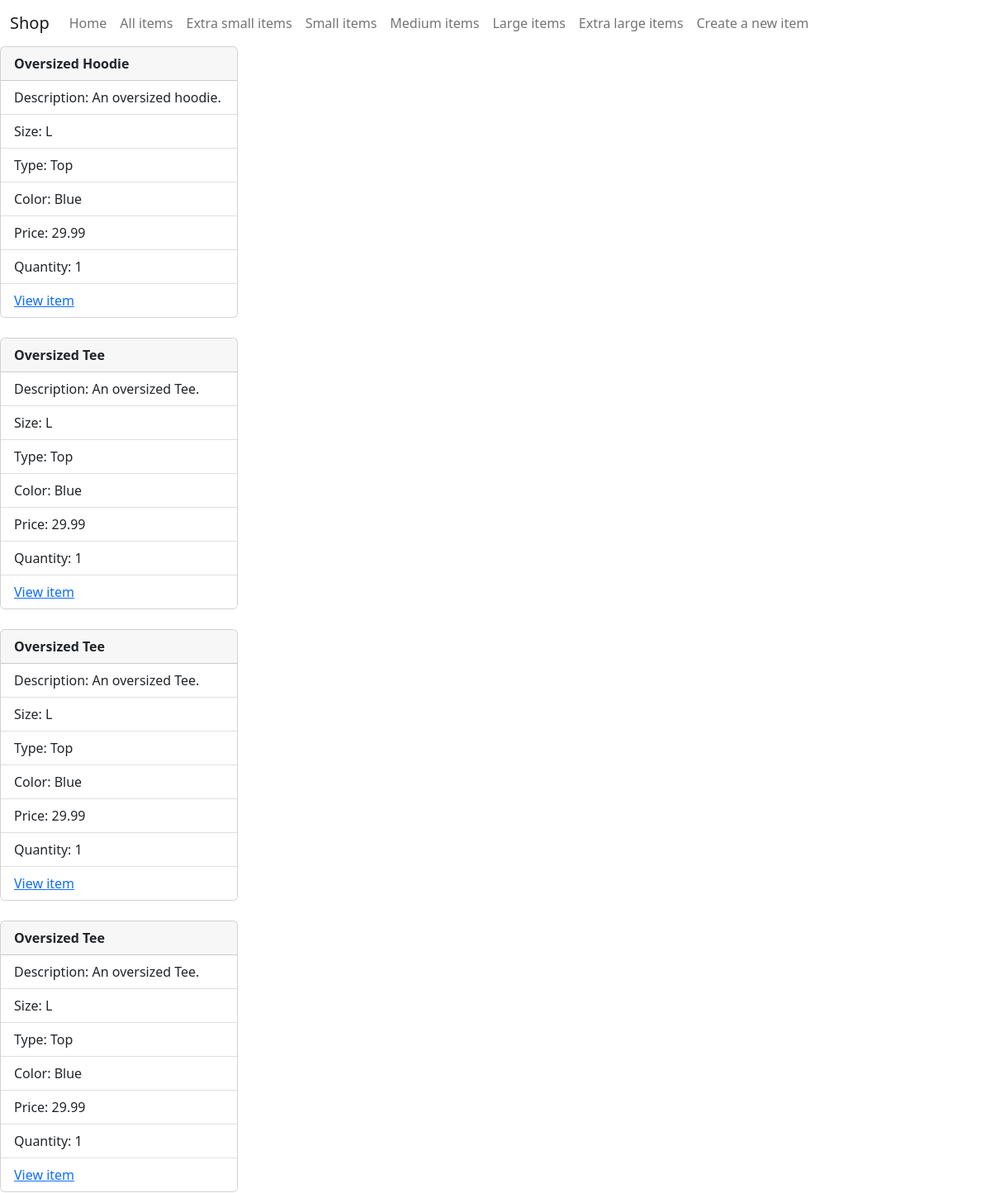
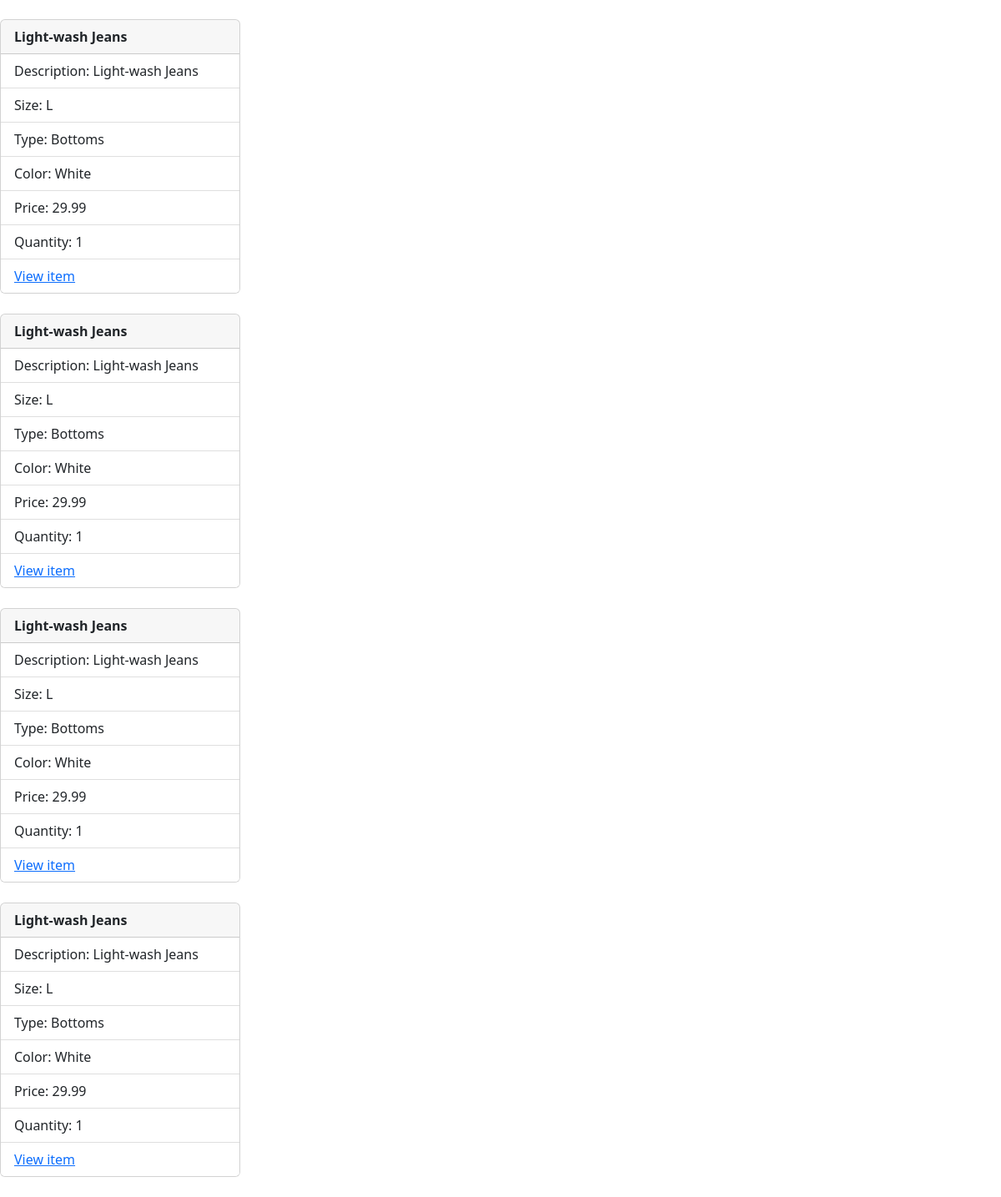
/items/by_size/L, run on the app's committed database (2 pictures, top to bottom).
### ca298shop/models.py (models this page shows, shortened)
class Item(models.Model):
    id = models.AutoField(primary_key=True)
    name = models.CharField(max_length=30)
    description = models.CharField(max_length=200)
    SIZES = [
        ('XS', 'XS'),
        ('S', 'S'),
        ('M', 'M'),
        ('L', 'L'),
        ('XL', 'XL'),
    ]
    size = models.CharField(max_length=2, choices=SIZES, default="")
    type = models.ForeignKey(Type, on_delete=models.CASCADE)
    color = models.ForeignKey(Color, on_delete=models.CASCADE)
    price = models.DecimalField(max_digits=10, decimal_places=2)
    quantity = models.IntegerField(default=1)

class Type(models.Model):
    id = models.AutoField(primary_key=True)
    type = models.TextField(default="")
    def __str__(self):
        return self.type

class Color(models.Model):
    id = models.AutoField(primary_key=True)
    color = models.TextField(default="")
    def __str__(self):
        return self.color

### ca298shop/views.py (the view)
# urls.py: path('items/by_size/<str:itemsize>', views.view_by_size, name='by_size'),
def view_by_size(request, itemsize):
    by_size = Item.objects.filter(size=itemsize)
    return render(request, 'by_size.html', {'items': by_size})

### ca298shop/templates/by_size.html
{% extends 'base.html' %}
{% block content %}
    {% for item in items %}
        <div class="card" style="width: 18rem;">
            <div class="card-header">
                <b>{{ item.name }}</b>
            </div>
            <ul class="list-group list-group-flush">
                <li class="list-group-item">Description: {{ item.description }}</li>
                <li class="list-group-item">Size: {{ item.size }}</li>
                <li class="list-group-item">Type: {{ item.type }}</li>
                <li class="list-group-item">Color: {{ item.color }}</li>
                <li class="list-group-item">Price: {{ item.price }}</li>
                <li class="list-group-item">Quantity: {{ item.quantity }}</li>
                <li class="list-group-item"><a href="items/single_item/{{ item.id }}">View item</a></li>
            </ul>
        </div>
        <br>
    {% endfor %}
{% endblock %}

### data on the page
Item: name "Oversized Hoodie", description "An oversized hoodie.", size "L", type "Top", color "Blue", price "29.99", quantity "1"
Item: name "Oversized Tee", description "An oversized Tee.", size "L", type "Top", color "Blue", price "29.99", quantity "1"
Item: name "Oversized Tee", description "An oversized Tee.", size "L", type "Top", color "Blue", price "29.99", quantity "1"
Item: name "Oversized Tee", description "An oversized Tee.", size "L", type "Top", color "Blue", price "29.99", quantity "1"
Item: name "Light-wash Jeans", description "Light-wash Jeans", size "L", type "Bottoms", color "White", price "29.99", quantity "1"
Item: name "Light-wash Jeans", description "Light-wash Jeans", size "L", type "Bottoms", color "White", price "29.99", quantity "1"
Item: name "Light-wash Jeans", description "Light-wash Jeans", size "L", type "Bottoms", color "White", price "29.99", quantity "1"
Item: name "Light-wash Jeans", description "Light-wash Jeans", size "L", type "Bottoms", color "White", price "29.99", quantity "1"
